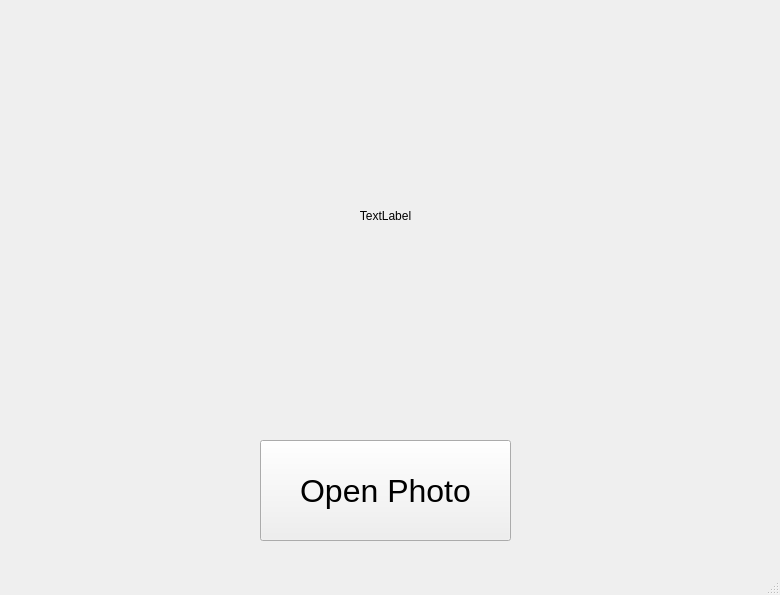
<?xml version="1.0" encoding="UTF-8"?>
<ui version="4.0">
 <class>MainWindow</class>
 <widget class="QMainWindow" name="MainWindow">
  <property name="geometry">
   <rect>
    <x>0</x>
    <y>0</y>
    <width>780</width>
    <height>595</height>
   </rect>
  </property>
  <property name="windowTitle">
   <string>MainWindow</string>
  </property>
  <widget class="QWidget" name="centralwidget">
   <widget class="QPushButton" name="pushButton">
    <property name="geometry">
     <rect>
      <x>260</x>
      <y>440</y>
      <width>251</width>
      <height>101</height>
     </rect>
    </property>
    <property name="font">
     <font>
      <pointsize>24</pointsize>
     </font>
    </property>
    <property name="text">
     <string>Open Photo</string>
    </property>
   </widget>
   <widget class="QLabel" name="label">
    <property name="geometry">
     <rect>
      <x>0</x>
      <y>0</y>
      <width>771</width>
      <height>431</height>
     </rect>
    </property>
    <property name="text">
     <string>TextLabel</string>
    </property>
    <property name="alignment">
     <set>Qt::AlignCenter</set>
    </property>
   </widget>
  </widget>
  <widget class="QMenuBar" name="menubar">
   <property name="geometry">
    <rect>
     <x>0</x>
     <y>0</y>
     <width>780</width>
     <height>26</height>
    </rect>
   </property>
  </widget>
  <widget class="QStatusBar" name="statusbar"/>
 </widget>
 <resources/>
 <connections/>
</ui>
